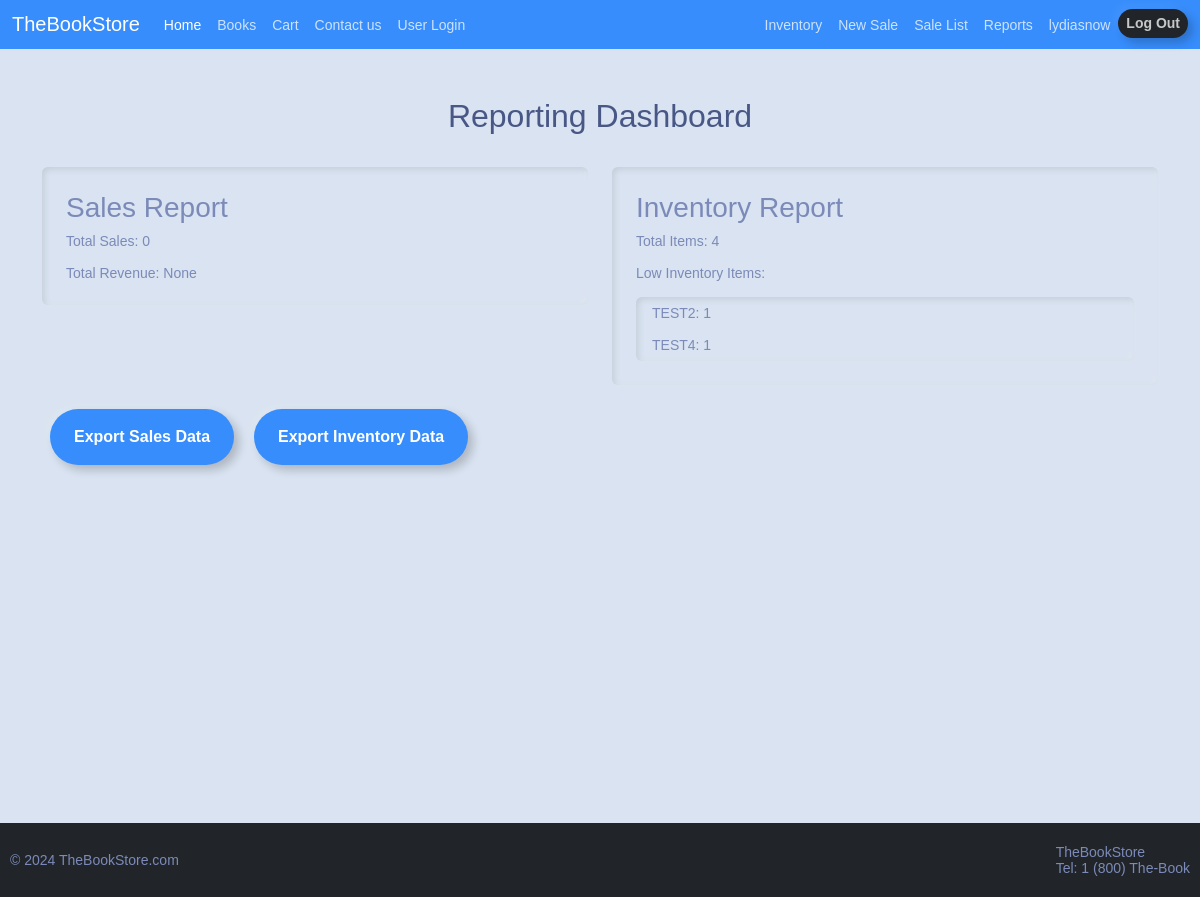
/reports/ (signed in), run on an earlier commit of the app's database.
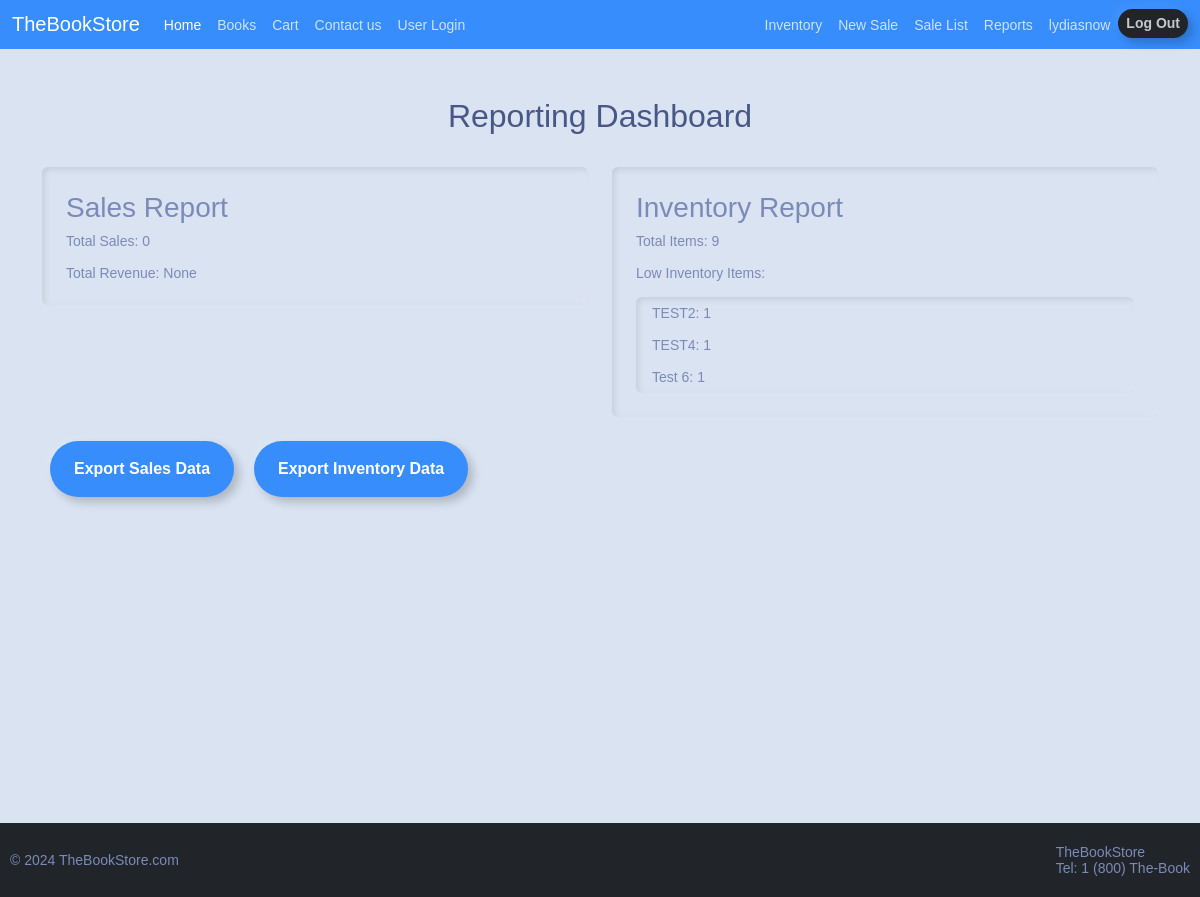
And on a later commit of the database.
### inventory/models.py (models this page shows, shortened)
class InventoryItem(models.Model):
	name = models.CharField(max_length=200)
	quantity = models.IntegerField()
	author = models.ForeignKey('Author', on_delete=models.SET_NULL, blank=True, null=True)
	ISBN = models.CharField(max_length=13, unique=True, validators=[MinLengthValidator(13)])
	date_created = models.DateTimeField(auto_now_add=True)
	user = models.ForeignKey(User, on_delete=models.CASCADE) #if user deleted, all their invtoryitems are deleted
	threshold = models.IntegerField(default=1)
	reordered = models.BooleanField(default=False)
	description = models.TextField(blank=True, null=True)

### inventory/views.py (the view)
# urls.py: path('reports/', ReportView.as_view(), name = 'report'),
class ReportView(LoginRequiredMixin, ListView):
    model = Sale
    template_name = 'inventory/report.html'
    context_object_name = 'sales'
    def get_context_data(self, **kwargs):
        context = super().get_context_data(**kwargs)
        total_sales = Sale.objects.count()
        total_revenue = Sale.objects.aggregate(models.Sum('total_amount'))['total_amount__sum']
        context['total_sales'] = total_sales
        context['total_revenue'] = total_revenue
        total_items = InventoryItem.objects.count()
        low_inventory_items = InventoryItem.objects.filter(quantity__lte=1)  # Adjust threshold as needed
        context['total_items'] = total_items
        context['low_inventory_items'] = low_inventory_items
        return context

### inventory/templates/inventory/report.html (shortened to what this page needs)
{% extends 'inventory/base.html' %}
{% block content %}
<div class="container mt-5">
    <div class="row">
        <div class="col-12 text-center mb-4">
            <h2>Reporting Dashboard</h2>
        </div>
    </div>
    <div class="row">
        <div class="col-md-6 col-12 mx-auto">
            <div class="card mb-4">
                <div class="card-body">
                    <h3 class="card-title">Sales Report</h3>
                    <p class="card-text">Total Sales: {{ total_sales }}</p>
                    <p class="card-text">Total Revenue: {{ total_revenue }}</p>
                </div>
            </div>
        </div>
        <div class="col-md-6 col-12 mx-auto">
            <div class="card mb-4">
                <div class="card-body">
                    <h3 class="card-title">Inventory Report</h3>
                    <p class="card-text">Total Items: {{ total_items }}</p>
                    <p class="card-text">Low Inventory Items:</p>
                    <ul class="list-group">
                        {% for item in low_inventory_items %}
                            <li class="list-group-item">{{ item.name }}: {{ item.quantity }}</li>
                        {% endfor %}
                    </ul>
                </div>
            </div>
        </div>
    </div>
                <a href="{% url 'export_sales' %}" class="btn btn-outline-primary mx-2">Export Sales Data</a>
                <a href="{% url 'export_inventory' %}" class="btn btn-outline-primary mx-2">Export Inventory Data</a>
</div>
{% endblock %}

What changed in the data, as far as the page shows it:
added InventoryItem: name "Test 6", quantity "1"
Also different on the page:
{{ total_items }}: "4" → "9"
